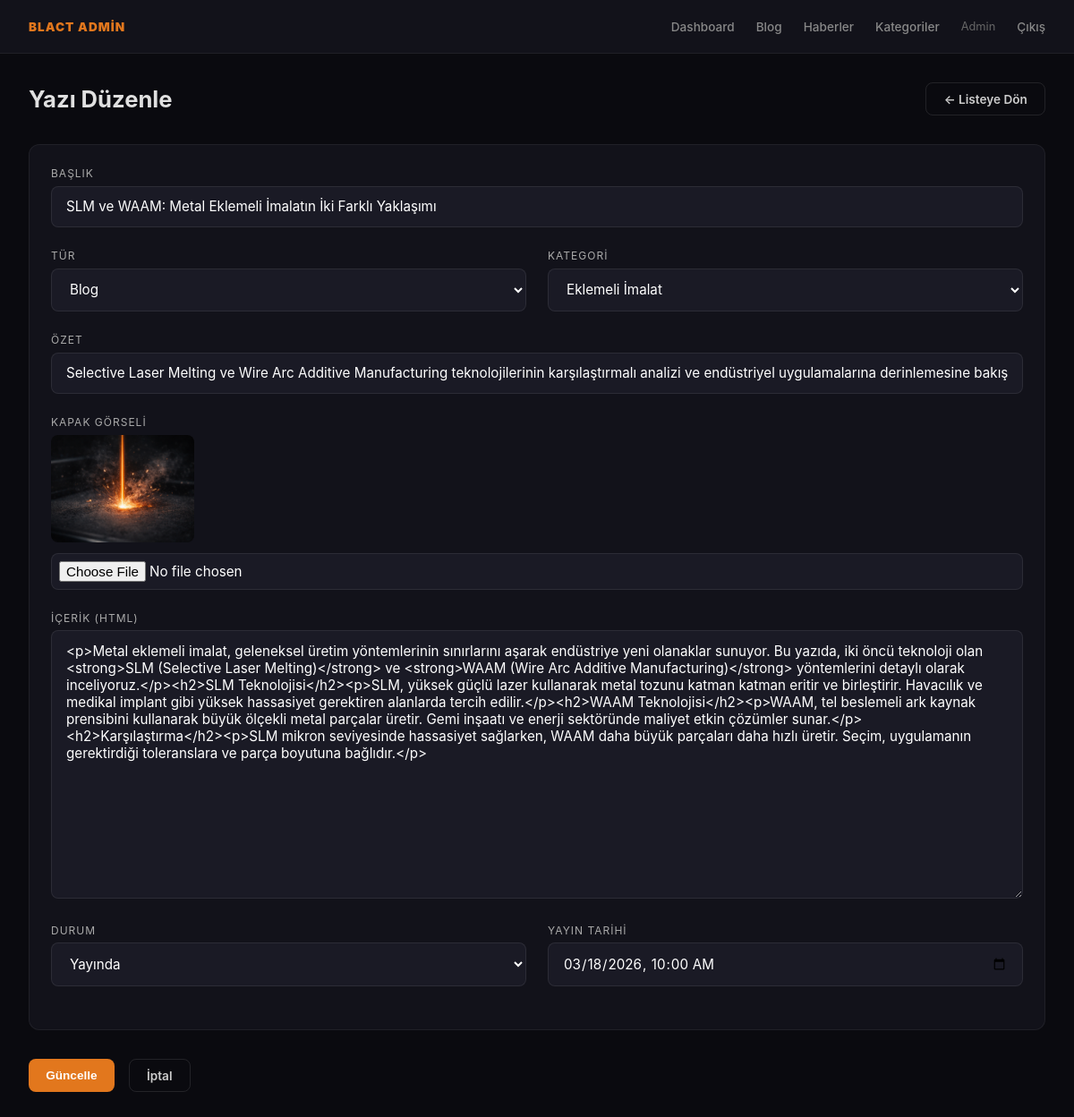
The page /admin/edit.php?id=1 (signed in) on the database its author committed.
### tables this page shows
CREATE TABLE posts (
    id INT AUTO_INCREMENT PRIMARY KEY,
    title VARCHAR(255) NOT NULL,
    slug VARCHAR(255) NOT NULL UNIQUE,
    excerpt TEXT,
    content LONGTEXT,
    image VARCHAR(255),
    category_id INT,
    type ENUM('blog', 'news') NOT NULL DEFAULT 'blog',
    status ENUM('draft', 'published') NOT NULL DEFAULT 'draft',
    read_time INT DEFAULT 5,
    author_id INT,
    published_at DATETIME,
    created_at TIMESTAMP DEFAULT CURRENT_TIMESTAMP,
    updated_at TIMESTAMP DEFAULT CURRENT_TIMESTAMP ON UPDATE CURRENT_TIMESTAMP,
    FOREIGN KEY (category_id) REFERENCES categories(id) ON DELETE SET NULL,
    FOREIGN KEY (author_id) REFERENCES users(id) ON DELETE SET NULL
);

CREATE TABLE categories (
    id INT AUTO_INCREMENT PRIMARY KEY,
    name VARCHAR(100) NOT NULL,
    slug VARCHAR(100) NOT NULL UNIQUE,
    type ENUM('blog', 'news') NOT NULL DEFAULT 'blog'
);

### config.php (called while the page is built, shortened)
<?php
function getDB() {
    static $pdo = null;
    if ($pdo === null) {
        try {
            $pdo = new PDO(
                'mysql:host=' . DB_HOST . ';dbname=' . DB_NAME . ';charset=utf8mb4',
                DB_USER, DB_PASS,
                [PDO::ATTR_ERRMODE => PDO::ERRMODE_EXCEPTION, PDO::ATTR_DEFAULT_FETCH_MODE => PDO::FETCH_ASSOC]
            );
        } catch (PDOException $e) {
            die('DB bağlantı hatası: ' . $e->getMessage());
        }
    }
    return $pdo;
}
function e($str) {
    return htmlspecialchars($str, ENT_QUOTES, 'UTF-8');
}
function getCategories($type) {
    $db = getDB();
    $stmt = $db->prepare("SELECT * FROM categories WHERE type = ? ORDER BY name");
    $stmt->execute([$type]);
    return $stmt->fetchAll();
}

### admin/edit.php (the view, shortened to what this page needs)
<?php
require 'header.php';
$db = getDB();
$post = null;
if (isset($_GET['id'])) {
    $stmt = $db->prepare("SELECT * FROM posts WHERE id = ?");
    $stmt->execute([$_GET['id']]);
    $post = $stmt->fetch();
}
$type = $post['type'] ?? ($_GET['type'] ?? 'blog');
$categories = getCategories($type);
$categories = getCategories($type);
?>
<div class="page-header">
    <h1><?= $post ? 'Yazı Düzenle' : 'Yeni Yazı' ?></h1>
    <a href="posts.php?type=<?= $type ?>" class="btn btn-outline">← Listeye Dön</a>
</div>
<form method="POST" enctype="multipart/form-data">
<div class="card">
    <div class="form-group">
        <label>Başlık</label>
        <input type="text" name="title" value="<?= e($post['title'] ?? '') ?>" required>
    </div>
    <div class="form-row">
        <div class="form-group">
            <label>Tür</label>
            <select name="type" id="typeSelect" onchange="location.href='edit.php?type='+this.value">
                <option value="blog" <?= $type === 'blog' ? 'selected' : '' ?>>Blog</option>
            </select>
        </div>
        <div class="form-group">
            <label>Kategori</label>
            <select name="category_id">
                <?php foreach ($categories as $cat): ?>
                <option value="<?= $cat['id'] ?>" <?= ($post['category_id'] ?? '') == $cat['id'] ? 'selected' : '' ?>><?= e($cat['name']) ?></option>
                <?php endforeach; ?>
            </select>
        </div>
    </div>
    <div class="form-group">
        <label>Özet</label>
        <input type="text" name="excerpt" value="<?= e($post['excerpt'] ?? '') ?>" placeholder="Kısa açıklama...">
    </div>
    <div class="form-group">
        <label>Kapak Görseli</label>
        <?php if (!empty($post['image'])): ?>
        <div style="margin-bottom:0.5rem"><img src="<?= e(UPLOAD_URL . $post['image']) ?>" style="max-height:120px;border-radius:8px;"></div>
        <?php endif; ?>
        <input type="file" name="image" accept="image/*" style="padding:0.5rem;">
    </div>
    <div class="form-group">
        <label>İçerik (HTML)</label>
        <textarea name="content"><?= e($post['content'] ?? '') ?></textarea>
    </div>
    <div class="form-row">
        <div class="form-group">
            <label>Durum</label>
            <select name="status">
                <option value="published" <?= ($post['status'] ?? '') === 'published' ? 'selected' : '' ?>>Yayında</option>
            </select>
        </div>
        <div class="form-group">
            <label>Yayın Tarihi</label>
            <input type="datetime-local" name="published_at" value="<?= $post['published_at'] ? date('Y-m-d\TH:i', strtotime($post['published_at'])) : '' ?>">
        </div>
    </div>
</div>
<div class="form-actions">
    <button type="submit" class="btn btn-primary"><?= $post ? 'Güncelle' : 'Oluştur' ?></button>
    <a href="posts.php?type=<?= $type ?>" class="btn btn-outline">İptal</a>
</div>
</form>
</div></body></html>

### admin/header.php (style rules this page uses)
* { margin: 0; padding: 0; box-sizing: border-box; }
body { font-family: 'Inter', -apple-system, sans-serif; background: #0a0a0f; color: #e0e0e0; }
a { color: #e2771d; text-decoration: none; }
.page-header { display: flex; justify-content: space-between; align-items: center; margin-bottom: 2rem; }
.page-header h1 { font-size: 1.6rem; font-weight: 700; }
.btn { display: inline-flex; align-items: center; gap: 0.4rem; padding: 0.6rem 1.2rem; border-radius: 8px; font-size: 0.85rem; font-weight: 600; border: none; cursor: pointer; transition: all 0.2s; }
.btn-primary { background: #e2771d; color: #fff; }
.btn-outline { background: transparent; border: 1px solid rgba(255,255,255,0.1); color: #ccc; }
.form-group { margin-bottom: 1.5rem; }
.form-group label { display: block; font-size: 0.75rem; color: #aaa; text-transform: uppercase; letter-spacing: 1px; margin-bottom: 0.4rem; }
.form-group input, .form-group select, .form-group textarea { width: 100%; padding: 0.8rem 1rem; background: #1a1a25; border: 1px solid rgba(255,255,255,0.08); border-radius: 8px; color: #fff; font-size: 0.95rem; outline: none; transition: border-color 0.3s; font-family: inherit; }
.form-group textarea { min-height: 300px; resize: vertical; }
.form-row { display: grid; grid-template-columns: 1fr 1fr; gap: 1.5rem; }
.form-actions { display: flex; gap: 1rem; margin-top: 2rem; }
.card { background: #12121a; border: 1px solid rgba(255,255,255,0.06); border-radius: 12px; padding: 1.5rem; }

### rows shown on the page
posts: title "SLM ve WAAM: Metal Eklemeli İmalatın İki Farklı Yaklaşımı", type "Blog", category_id "Eklemeli İmalat", excerpt "Selective Laser Melting ve Wire Arc Additive Manufacturing teknolojilerinin karşılaştırmalı analizi ve endüstriyel uygulamalarına derinlemesine bakış.", image (picture), content "<p>Metal eklemeli imalat, geleneksel üretim yöntemlerinin sınırlarını aşarak endüstriye yeni olanaklar sunuyor. Bu yazıda, iki öncü teknoloji olan <strong>SLM (Selective Laser Melting)</strong> ve <strong>WAAM (Wire Arc Additive Manufacturing)</strong> yöntemlerini detaylı olarak inceliyoruz.</p><h2>SLM Teknolojisi</h2><p>SLM, yüksek güçlü lazer kullanarak metal tozunu katman katman eritir ve birleştirir. Havacılık ve medikal implant gibi yüksek hassasiyet gerektiren alanlarda tercih edilir.</p><h2>WAAM Teknolojisi</h2><p>WAAM, tel beslemeli ark kaynak prensibini kullanarak büyük ölçekli metal parçalar üretir. Gemi inşaatı ve enerji sektöründe maliyet etkin çözümler…", status "Yayında", published_at "03/18/2026 10:00"

### other values the page prints
$_SESSION['admin_name'] "Admin"
